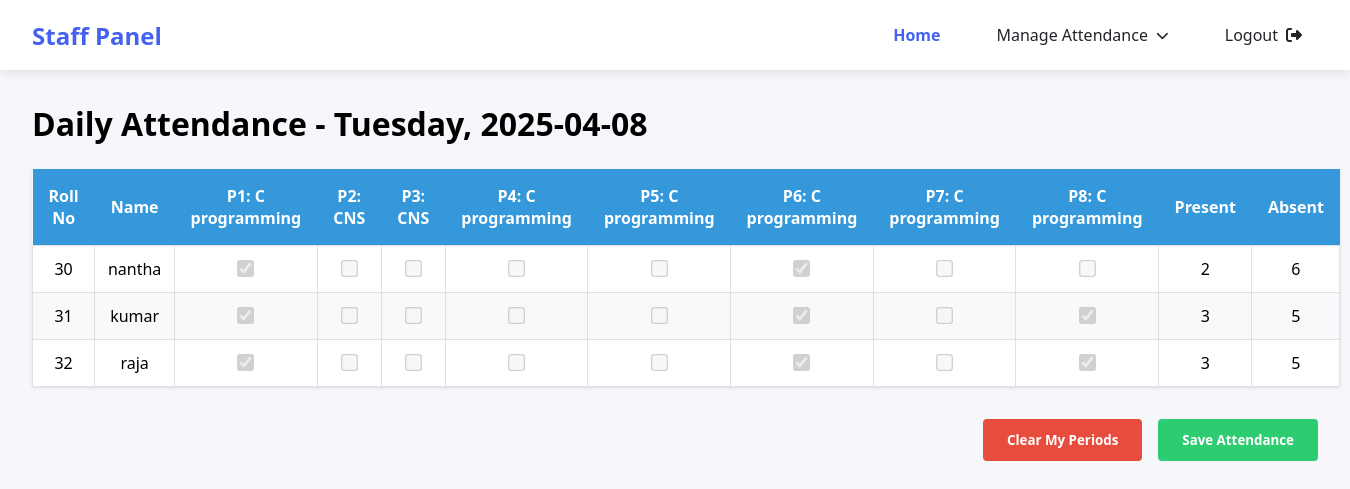
Screenshot of /mark_attendance/1/class1 (signed in) with the database file from the repository.
### tables this page shows
CREATE TABLE "class1_timetable_schedule_tb" (
	"day"	TEXT NOT NULL,
	"period"	INTEGER NOT NULL,
	"subject"	TEXT NOT NULL,
	"staff"	TEXT NOT NULL,
	UNIQUE("day","period")
);

CREATE TABLE "students_tb" (
	"rollno"	INTEGER NOT NULL,
	"name"	TEXT NOT NULL,
	"email"	TEXT NOT NULL,
	"dept"	TEXT NOT NULL,
	"year"	TEXT,
	"classid"	INTEGER NOT NULL,
	"classname"	TEXT,
	PRIMARY KEY("rollno")
);

### app.py (the view)
@app.route('/mark_attendance/<int:classid>/<string:classname>')
def mark_attendance(classid, classname):
    if 'username' not in session or 'userid' not in session:
        return redirect(url_for('login'))
    conn = sqlite3.connect("spm_db.db")
    conn.row_factory = sqlite3.Row
    today_date = datetime.datetime.now().strftime('%Y-%m-%d')
    today_day = datetime.datetime.now().strftime("%A").lower()
    current_staff_username = session['username']
    students = conn.execute(
        "SELECT rollno, name FROM students_tb WHERE classid = ?",
        (classid,)
    ).fetchall()
    all_periods = conn.execute(
        f"SELECT period, subject, staff FROM {classname}_timetable_schedule_tb WHERE day = ?",
        (today_day,)
    ).fetchall()
    attendance_records = conn.execute(
        f"SELECT rollno, p1, p2, p3, p4, p5, p6, p7, p8, present, absent FROM {classname} WHERE date = ?",
        (today_date,)
    ).fetchall()
    existing_attendance = {}
    for record in attendance_records:
        existing_attendance[record['rollno']] = {
            'p1': record['p1'],
            'p2': record['p2'],
            'p3': record['p3'],
            'p4': record['p4'],
            'p5': record['p5'],
            'p6': record['p6'],
            'p7': record['p7'],
            'p8': record['p8'],
            'present': record['present'],
            'absent': record['absent']
        }
    subjects = [""] * 8
    staff_periods = {}  # {period_num: staff_username}
    current_staff_periods = set()
    for period in all_periods:
        period_num = period['period']
        if 1 <= period_num <= 8:
            subjects[period_num-1] = period['subject']
            staff_periods[period_num] = period['staff']
            if period['staff'] == current_staff_username:
                current_staff_periods.add(period_num)
    conn.close()
    return render_template('staff/attendance_sheet.html',
                         students=students,
                         subjects=subjects,
                         staff_periods=staff_periods,
                         current_staff_periods=current_staff_periods,
                         existing_attendance=existing_attendance,
                         today_date=today_date,
                         today_day=today_day,
                         classid=classid,
                         classname=classname)

### templates/staff/attendance_sheet.html (shortened to what this page needs)
<!DOCTYPE html>
<html lang="en">
<head>
    <link rel="stylesheet" href="https://cdnjs.cloudflare.com/ajax/libs/font-awesome/6.4.0/css/all.min.css">
    <link rel="stylesheet" href="static/css/style.css">
</head>
<body>
    <nav class="navbar">
        <a href="#" class="navbar-brand">Staff Panel</a>
        <div class="nav-menu">
            <a href="{{url_for('staff_dashboard')}}" class="nav-item active">Home</a>
            <div class="dropdown">
                <a href="#" class="nav-item dropdown-toggle">Manage Attendance</a>
            </div>
            <a href="{{url_for('home')}}" class="nav-item" id="logout-link">
                <span>Logout</span>
                <i class="fas fa-sign-out-alt"></i>
            </a>
        </div>
    </nav>
    <div class="main-content">
        <h1>Daily Attendance - {{ today_day|title }}, {{ today_date }}</h1>
        <form id="attendanceForm" action="/submit_attendance" method="POST">
            <table id="attendanceTable">
                <thead>
                    <tr>
                        <th>Roll No</th>
                        <th>Name</th>
                        {% for i in range(8) %}
                        <th>P{{ i+1 }}: {{ subjects[i] if subjects[i] else "Leave" }}<br>
                        </th>
                        {% endfor %}
                        <th>Present</th>
                        <th>Absent</th>
                    </tr>
                </thead>
                <tbody>
                    {% for student in students %}
                    <tr data-rollno="{{ student['rollno'] }}">
                        <td>{{ student['rollno'] }}</td>
                        <td>{{ student['name'] }}</td>
                        {% for period_num in range(1, 9) %}
                        <td>
                            <input type="checkbox"
                                   name="attendance_{{ period_num }}_{{ student['rollno'] }}"
                                   class="period-checkbox"
                                   data-period="{{ period_num }}"
                                   {% if existing_attendance and student['rollno'] in existing_attendance %}
                                       {{ 'checked' if existing_attendance[student['rollno']]['p' ~ period_num] == 1 else '' }}
                                   {% endif %}
                                   {% if period_num not in current_staff_periods %}
                                       disabled
                                   {% endif %}>
                        </td>
                        {% endfor %}
                        <td class="total-present">
                            {% if existing_attendance and student['rollno'] in existing_attendance %}
                                {{ existing_attendance[student['rollno']]['present'] }}
                            {% else %}
                                0
                            {% endif %}
                        </td>
                        <td class="total-absent">
                            {% if existing_attendance and student['rollno'] in existing_attendance %}
                                {{ existing_attendance[student['rollno']]['absent'] }}
                            {% else %}
                                8
                            {% endif %}
                        </td>
                    </tr>
                    {% endfor %}
                </tbody>
            </table>
            <div class="action-buttons">
                <button type="button" id="clearBtn">Clear My Periods</button>
                <button type="submit" id="saveBtn">Save Attendance</button>
            </div>
        </form>
    </div>
</body>
</html>

### static/css/style.css (style rules this page uses)
:root { --primary: #4361ee; --primary-dark: #3a0ca3; --secondary: #4cc9f0; --light: #f8f9fa; --dark: #212529; --success: #38b000; --warning: #ff9e00; }
* { margin: 0; padding: 0; box-sizing: border-box; font-family: 'Segoe UI', Tahoma, Geneva, Verdana, sans-serif; }
body { background-color: #f5f7fa; display: flex; flex-direction: column; min-height: 100vh; }
.navbar { background: white; box-shadow: 0 2px 10px rgba(0,0,0,0.1); padding: 0 2rem; height: 70px; display: flex; justify-content: space-between; align-items: center; position: fixed; width: 100%; top: 0; z-index: 1000; }
.navbar-brand { font-size: 1.5rem; font-weight: 700; color: var(--primary); text-decoration: none; }
.nav-menu { display: flex; gap: 1.5rem; height: 100%; }
.nav-item { display: flex; align-items: center; padding: 0 1rem; color: var(--dark); text-decoration: none; font-weight: 500; height: 100%; transition: all 0.3s; position: relative; }
.nav-item.active { color: var(--primary); font-weight: 600; }
.dropdown { position: relative; height: 100%; }
.dropdown-toggle::after { content: '\f078'; font-family: 'Font Awesome 6 Free'; font-weight: 900; margin-left: 8px; font-size: 0.8rem; }
#logout-link i { margin-left: 0.5rem; }
.main-content { margin-top: 70px; padding: 2rem; flex: 1; }
.action-buttons { display: flex; gap: 0.8rem; }

### templates/staff/attendance_sheet.html (style rules this page uses)
:root { --primary: #4361ee; --primary-dark: #3a0ca3; --secondary: #4cc9f0; --light: #f8f9fa; --dark: #212529; --success: #38b000; --warning: #ff9e00; }
* { margin: 0; padding: 0; box-sizing: border-box; font-family: 'Segoe UI', Tahoma, Geneva, Verdana, sans-serif; }
body { background-color: #f5f7fa; display: flex; flex-direction: column; min-height: 100vh; }
.navbar { background: white; box-shadow: 0 2px 10px rgba(0,0,0,0.1); padding: 0 2rem; height: 70px; display: flex; justify-content: space-between; align-items: center; position: fixed; width: 100%; top: 0; z-index: 1000; }
.navbar-brand { font-size: 1.5rem; font-weight: 700; color: var(--primary); text-decoration: none; }
.nav-menu { display: flex; gap: 1.5rem; height: 100%; }
.nav-item { display: flex; align-items: center; padding: 0 1rem; color: var(--dark); text-decoration: none; font-weight: 500; height: 100%; transition: all 0.3s; position: relative; }
.nav-item.active { color: var(--primary); font-weight: 600; }
.dropdown { position: relative; height: 100%; }
.dropdown-toggle::after { content: '\f078'; font-family: 'Font Awesome 6 Free'; font-weight: 900; margin-left: 8px; font-size: 0.8rem; }
#logout-link i { margin-left: 0.5rem; }
.main-content { margin-top: 70px; padding: 2rem; flex: 1; }
.action-buttons { display: flex; gap: 0.8rem; }
table { width: 100%; border-collapse: collapse; margin-top: 1.5rem; box-shadow: 0 1px 3px rgba(0, 0, 0, 0.1); }
th { background-color: #3498db; color: white; padding: 1rem; text-align: center; font-weight: 600; position: sticky; top: 0; }
td { padding: 0.75rem; border: 1px solid #e0e0e0; text-align: center; background-color: white; }
tr:nth-child(even) td { background-color: #f8f9fa; }
input[type="checkbox"] { transform: scale(1.3); cursor: pointer; accent-color: #3498db; }
.action-buttons { margin-top: 2rem; display: flex; gap: 1rem; justify-content: flex-end; }
.action-buttons button { padding: 0.75rem 1.5rem; border: none; border-radius: 4px; font-weight: 600; cursor: pointer; transition: all 0.3s ease; }
#clearBtn { background-color: #e74c3c; color: white; }
#saveBtn { background-color: #2ecc71; color: white; }

### rows the page displays
class1_timetable_schedule_tb: subject "C programming"
class1_timetable_schedule_tb: subject "CNS"
class1_timetable_schedule_tb: subject "CNS"
class1_timetable_schedule_tb: subject "C programming"
class1_timetable_schedule_tb: subject "C programming"
class1_timetable_schedule_tb: subject "C programming"
class1_timetable_schedule_tb: subject "C programming"
class1_timetable_schedule_tb: subject "C programming"
students_tb: rollno "30", name "nantha", rollno "☑" "☑", existing_attendance "2", existing_attendance "6"
students_tb: rollno "31", name "kumar", rollno "☑" "☑" "☑", existing_attendance "3", existing_attendance "5"
students_tb: rollno "32", name "raja", rollno "☑" "☑" "☑", existing_attendance "3", existing_attendance "5"

### other values shown
{{ today_day|title }} "Tuesday"
{{ i+1 }} "1" "2" "3" "4" "5" "6" "7" "8"
